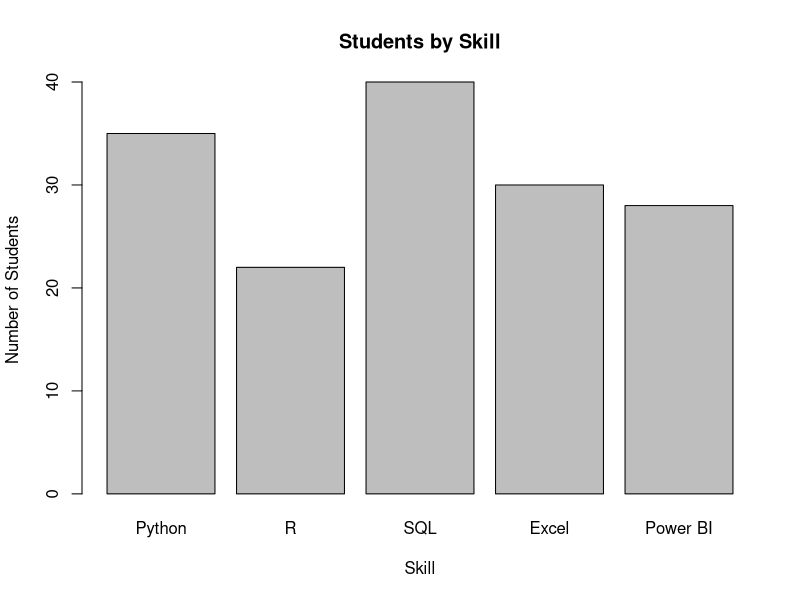

The R source for this figure:
# Simple Bar Chart
subjects <- c("Python", "R", "SQL", "Excel", "Power BI")
students <- c(35, 22, 40, 30, 28)

barplot(
  students,
  names.arg=subjects,
  main="Students by Skill",
  xlab="Skill",
  ylab="Number of Students"
)
